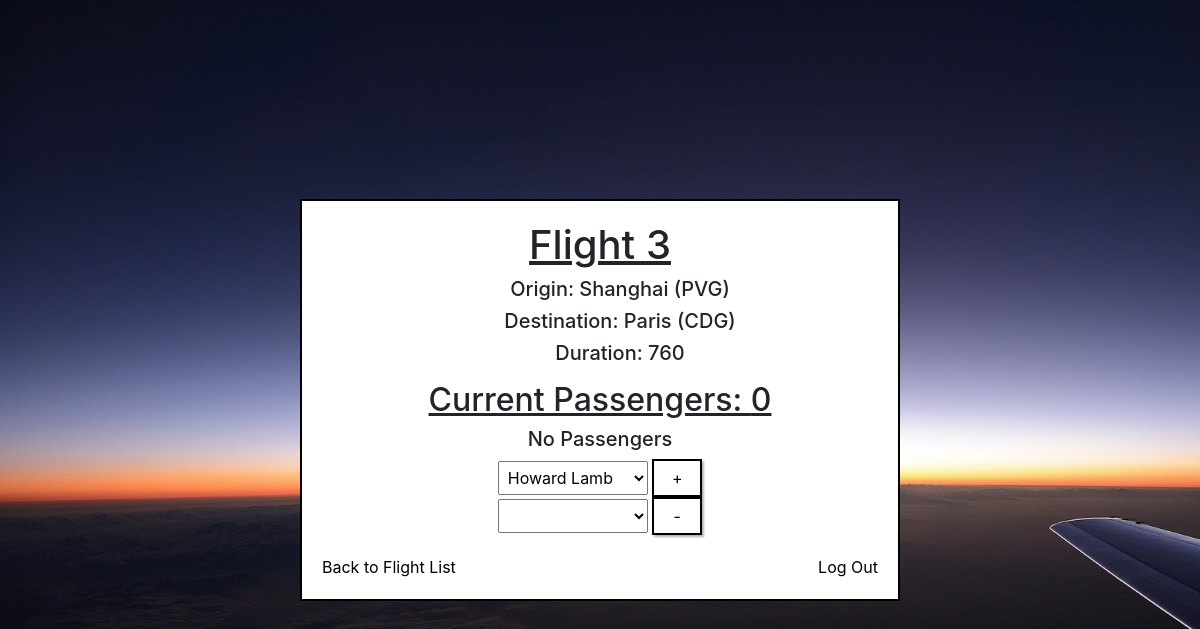
The page /flights/3 on the database its author committed.
### flights/models.py (models this page shows, shortened)
class Flight(models.Model):
    origin = models.ForeignKey(Airport, on_delete=models.CASCADE, related_name="departures")
    destination = models.ForeignKey(Airport, on_delete=models.CASCADE,related_name="arrivals")
    duration = models.IntegerField()

class Airport(models.Model):
    code = models.CharField(max_length=3)
    city = models.CharField(max_length=64)
    def __str__(self):
        return f"{self.city} ({self.code})"

### flights/views.py (the view)
# urls.py: path("<int:flight_id>",views.flight,name="flight"),
def flight(request,flight_id):
    flight = Flight.objects.get(pk=flight_id) #or pk for primary key
    return render(request, "flights/flight.html",{
        "flight": flight,
        "passengers": flight.passengers.all(),
        "non_passengers": Passenger.objects.exclude(flights=flight).all(), #passengers except the ones who are already on the flight - for our dropdown
        "passenger_count": flight.passengers.count()
    })

### flights/models.py (called while the page is built)
    def __str__(self):
        return f"{self.first} {self.last}"

### flights/templates/flights/flight.html (shortened to what this page needs)
{% extends "flights/layout.html" %}
{% load static %}
{% block body %}
    <link rel="stylesheet" href="{% static 'flights/style2.css' %}">
    <link rel="stylesheet" href="https://stackpath.bootstrapcdn.com/bootstrap/4.3.1/css/bootstrap.min.css">
    <div class="white-box">
        <h1>Flight {{ flight.id }}</h1>
        <ul>
            <h5> Origin: {{ flight.origin }}</h5>
            <h5> Destination: {{ flight.destination }}</h5>
            <h5> Duration: {{ flight.duration }}</h5>
        </ul>
        <h2>Current Passengers: {{ passenger_count }}</h2>
        <div style="display: flex; flex-wrap: wrap; justify-content: center; text-align: center;">
          {% for passenger in passengers %}
            <a href="{% url 'login' %}">
              <h5 style="margin-right: 10px;">{{ passenger }}</h5>
            </a>
          {% empty %}
            <h5>No Passengers</h5>
          {% endfor %}
      </div>
        <form action="{% url 'book' flight.id %}" method="post">
            <select name="passenger">
              {% for passenger in non_passengers %}
                <option value="{{ passenger.id }}">{{ passenger }}</option>
              {% endfor %}
            </select>
            <input type="submit" value="+">
          </form>
          <form action="{% url 'unbook' flight.id %}" method="post">
            <select name="passenger">
            </select>
            <input type="submit" value="-">
          </form>
            <div class="links2">
                <a href="{% url 'index' %}">Back to Flight List</a>
                <a href="{% url 'login' %}">Log Out</a>
            </div>
    </div>
{% endblock %}

### flights/static/flights/style2.css (style rules this page uses)
body { display: flex; flex-direction: column; align-items: center; justify-content: center; height: 100vh; }
.white-box { background-color: #fff; border: 2px solid #000; padding: 20px; margin: 20px; width: 80%; max-width: 600px; text-align: center; }
h1 { text-decoration: underline; }
h2 { text-decoration: underline; }
select { padding: 5px; margin-right: 10px; font-size: 16px; width: 150px; }
input[type="submit"] { padding: 5px 10px; background-color: #fff; color: #000; border: 2px solid #000; cursor: pointer; font-size: 16px; box-shadow: 2px 2px 2px rgba(0, 0, 0, 0.3); width: 50px; }
.links2 { display: flex; justify-content: space-between; margin-top: 20px; }
.links2 a:first-child { margin-right: 10px; color: black; }
.links2 a:last-child { margin-left: 10px; color: black; }

### rows shown on the page
Flight: id "3", origin "Shanghai (PVG)", destination "Paris (CDG)", duration "760"

### other values the page prints
{{ passenger_count }} "0"
form field passenger "Howard Lamb"
